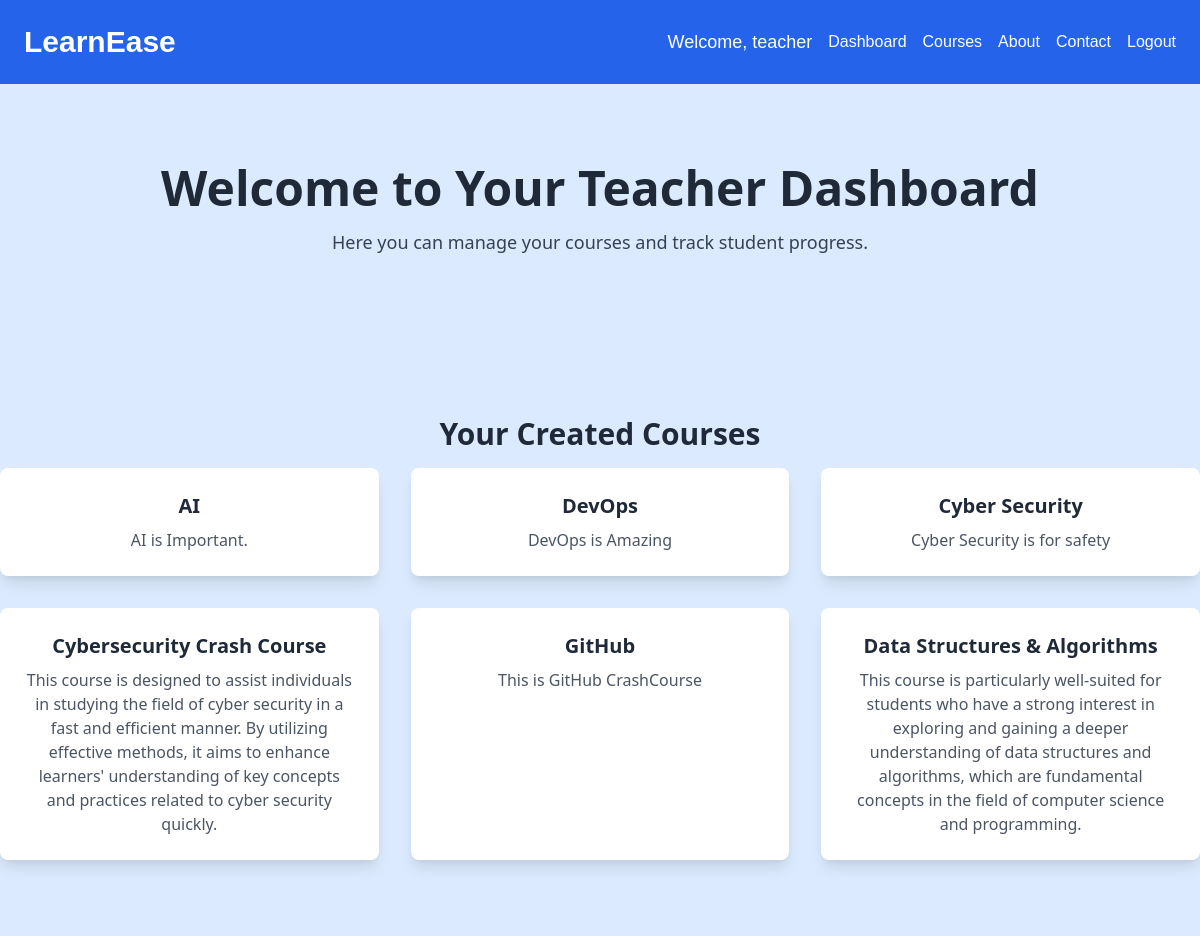
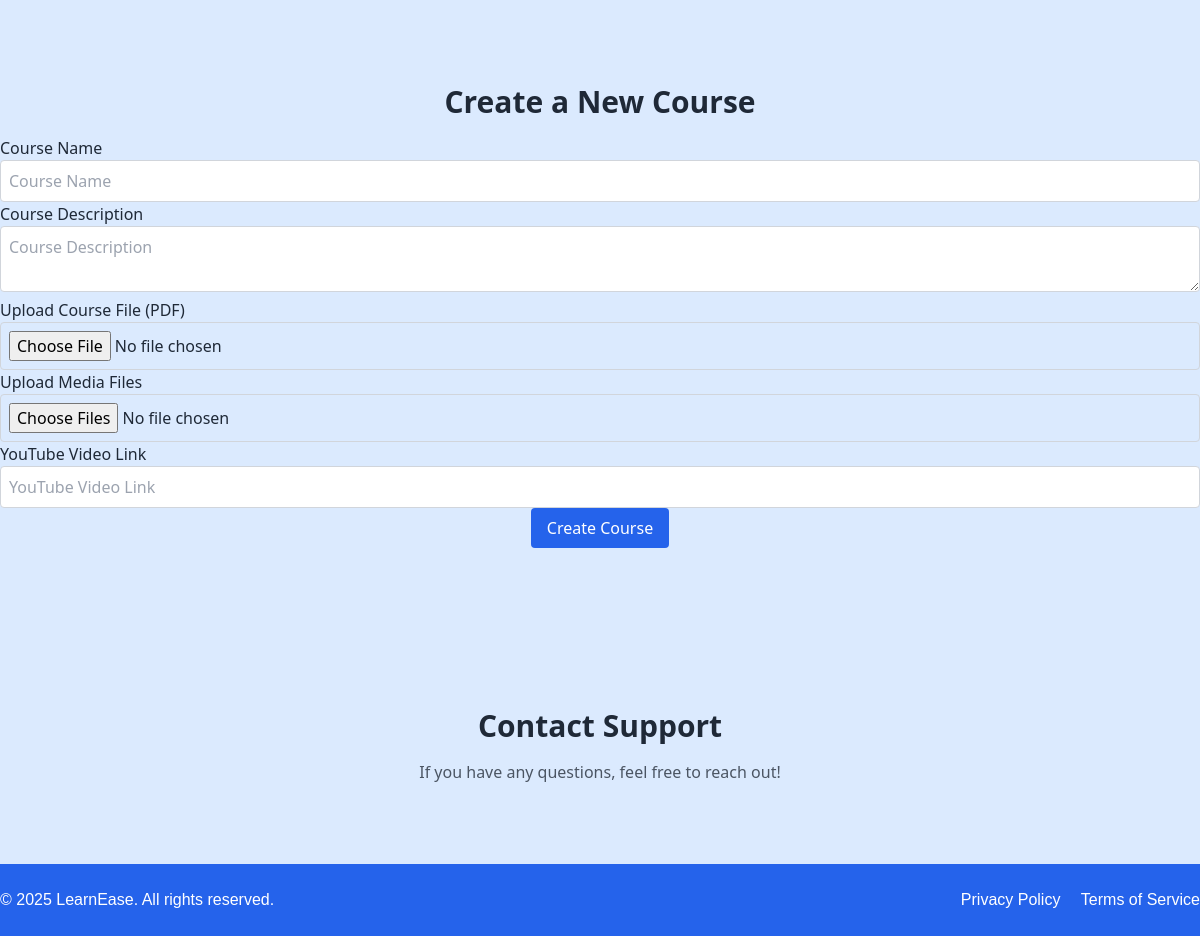
The app's page /teacher_dashboard/ (signed in) with its own data (2 pictures, top to bottom).
### aiutorapp/models.py (models this page shows, shortened)
class CustomUser(AbstractUser):
    USER_TYPE_CHOICES = (
        ('teacher', 'As Teacher'),
        ('student', 'As Student'),
    )
    user_type = models.CharField(max_length=10, choices=USER_TYPE_CHOICES)

class Course(models.Model):
    name = models.CharField(max_length=255)
    description = models.TextField()
    creator = models.ForeignKey(CustomUser, on_delete=models.CASCADE)  # Link to the teacher who created the course
    created_at = models.DateTimeField(auto_now_add=True)  # Timestamp for when the course was created
    file = models.FileField(upload_to='course_files/', blank=True, null=True)  # Field for uploading course files
    media_files = models.FileField(upload_to='media_files/', blank=True, null=True)  # Field for uploading multiple media files
    youtube_link = models.URLField(blank=True, null=True)  # Field for storing YouTube video link

### aiutorapp/views.py (the view)
# urls.py: path('teacher_dashboard/', views.teacher_dashboard, name='teacher_dashboard'),
def teacher_dashboard(request):
    logger.info(f"Request method: {request.method}, Path: {request.path}")
    if request.user.is_authenticated and request.user.user_type == 'teacher':
        created_courses = Course.objects.filter(creator=request.user)  # Fetch courses created by the teacher
        return render(request, 'teacher_dashboard.html', {
            'created_courses': created_courses,
            'view_enrolled_students_url': 'view_enrolled_students'  # Add URL for viewing enrolled students
        })
    else:
        return redirect('indexpage')  # Redirect to index if not a teacher

### aiutorapp/templates/teacher_dashboard.html (shortened to what this page needs)
{% load static %}
<!DOCTYPE html>
<html lang="en">
<head>
    <link rel="stylesheet" href="{% static 'style.css' %}">
</head>
<body>
    <header>
        {% include 'header.html' %}
    </header>
    <main class="bg-gray-100 text-gray-800 font-sans flex flex-col min-h-screen">
        <section class="py-20 bg-blue-100">
            <div class="max-w-7xl mx-auto text-center space-y-4">
                <h2 class="text-4xl md:text-5xl font-extrabold">Welcome to Your Teacher Dashboard</h2>
                <p class="text-gray-700 text-lg">Here you can manage your courses and track student progress.</p>
            </div>
        </section>
        <section class="py-20 bg-blue-100">
            <div class="max-w-7xl mx-auto text-center space-y-4">
                <h2 class="text-3xl font-bold">Your Created Courses</h2>
                <div class="grid grid-cols-1 md:grid-cols-3 gap-8 mt-8">
                    {% for course in created_courses %}
                    <div class="bg-white p-6 rounded-lg shadow-lg hover:shadow-xl transition-shadow duration-300">
                        <h3 class="text-xl font-semibold">{{ course.name }}</h3>
                        <p class="mt-2 text-gray-600">{{ course.description }}</p>
                    </div>
                    {% empty %}
                    <p>You have not created any courses yet.</p>
                    {% endfor %}
                </div>
            </div>
        </section>
        <section class="py-20 bg-blue-100">
            <div class="max-w-7xl mx-auto text-center space-y-4">
                <h2 class="text-3xl font-bold">Create a New Course</h2>
                <form method="POST" action="{% url 'create_course' %}" enctype="multipart/form-data">
                    <label for="course_name" class="block text-left">Course Name</label>
                    <input type="text" name="course_name" placeholder="Course Name" required class="border border-gray-300 p-2 rounded w-full">
                    <label for="description" class="block text-left">Course Description</label>
                    <textarea name="description" placeholder="Course Description" required class="border border-gray-300 p-2 rounded w-full"></textarea>
                    <label for="file" class="block text-left">Upload Course File (PDF)</label>
                    <input type="file" name="file" accept=".pdf" class="border border-gray-300 p-2 rounded w-full">
                    <label for="media_files" class="block text-left">Upload Media Files</label>
                    <input type="file" name="media_files" multiple class="border border-gray-300 p-2 rounded w-full">
                    <label for="youtube_link" class="block text-left">YouTube Video Link</label>
                    <input type="text" name="youtube_link" placeholder="YouTube Video Link" class="border border-gray-300 p-2 rounded w-full">
                    <button type="submit" class="bg-blue-600 text-white px-4 py-2 rounded hover:bg-blue-700">Create Course</button>
                </form>
            </div>
        </section>
        <section class="py-20 bg-blue-100">
            <div class="max-w-7xl mx-auto text-center space-y-4">
                <h2 class="text-3xl font-bold">Contact Support</h2>
                <p class="text-gray-600">If you have any questions, feel free to reach out!</p>
            </div>
        </section>
    </main>
    <footer>
        {% include 'footer.html' %}
    </footer>
</body>
</html>

### aiutorapp/templates/header.html
{% load static tailwind_tags %}
{% load static %}
<header class="bg-blue-600 p-6">
    <div class="max-w-7xl mx-auto flex justify-between items-center">
        <h1 class="text-white text-3xl font-bold">LearnEase</h1>
        <nav class="space-x-4 flex items-center">
<p class="text-white text-lg">Welcome, {{ user.get_full_name }}</p>
            {% if user.is_authenticated and user.user_type == 'teacher' %}
                <a href="{% url 'teacher_dashboard' %}" class="text-white hover:text-gray-300">Dashboard</a>
            {% elif user.is_authenticated and user.user_type == 'student' %}
                <a href="{% url 'student_dashboard' %}" class="text-white hover:text-gray-300">Dashboard</a>
            {% else %}
                <a href="{% url 'indexpage' %}" class="text-white hover:text-gray-300">Home</a>
            {% endif %}
            <a href="{% url 'courses' %}" class="text-white hover:text-gray-300">Courses</a>
            <a href="{% url 'about' %}" class="text-white hover:text-gray-300">About</a>
            <a href="{% url 'contact' %}" class="text-white hover:text-gray-300">Contact</a>
            <div class="relative group">
            <div class="relative group">
                {% if user.is_authenticated %}
                    <a href="{% url 'logout' %}" class="text-white hover:text-gray-300">Logout</a>
                {% else %}
                    <div class="flex space-x-4">
                        <a href="{% url 'signup' %}" class="text-white hover:text-gray-300">SignUp</a>
                        <a href="{% url 'signin' %}" class="text-white hover:text-gray-300">SignIn</a>
                    </div>
                {% endif %}
            </div>
        </nav>
    </div>
</header>

### static/style.css (style rules this page uses)
body { font-family: 'Poppins', sans-serif; }

### records on screen
CustomUser: get_full_name "teacher"
Course: name "AI", description "AI is Important."
Course: name "DevOps", description "DevOps is Amazing"
Course: name "Cyber Security", description "Cyber Security is for safety"
Course: name "Cybersecurity Crash Course", description "This course is designed to assist individuals in studying the field of cyber security in a fast and efficient manner. By utilizing effective methods, it aims to enhance learners' understanding of key concepts and practices related to cyber security quickly."
Course: name "GitHub", description "This is GitHub CrashCourse"
Course: name "Data Structures & Algorithms", description "This course is particularly well-suited for students who have a strong interest in exploring and gaining a deeper understanding of data structures and algorithms, which are fundamental concepts in the field of computer science and programming."
